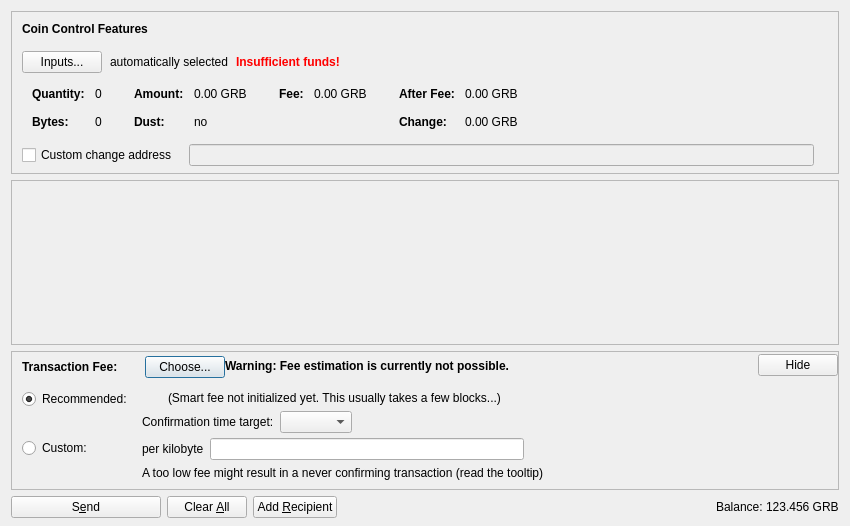
<?xml version="1.0" encoding="UTF-8"?>
<ui version="4.0">
 <class>SendCoinsDialog</class>
 <widget class="QDialog" name="SendCoinsDialog">
  <property name="geometry">
   <rect>
    <x>0</x>
    <y>0</y>
    <width>850</width>
    <height>526</height>
   </rect>
  </property>
  <property name="windowTitle">
   <string>Send Coins</string>
  </property>
  <layout class="QVBoxLayout" name="verticalLayout" stretch="0,1,0,0">
   <property name="bottomMargin">
    <number>8</number>
   </property>
   <item>
    <widget class="QFrame" name="frameCoinControl">
     <property name="sizePolicy">
      <sizepolicy hsizetype="Expanding" vsizetype="Expanding">
       <horstretch>0</horstretch>
       <verstretch>0</verstretch>
      </sizepolicy>
     </property>
     <property name="maximumSize">
      <size>
       <width>16777215</width>
       <height>16777215</height>
      </size>
     </property>
     <property name="frameShape">
      <enum>QFrame::StyledPanel</enum>
     </property>
     <property name="frameShadow">
      <enum>QFrame::Sunken</enum>
     </property>
     <layout class="QVBoxLayout" name="verticalLayoutCoinControl2">
      <property name="spacing">
       <number>0</number>
      </property>
      <property name="leftMargin">
       <number>0</number>
      </property>
      <property name="topMargin">
       <number>0</number>
      </property>
      <property name="rightMargin">
       <number>0</number>
      </property>
      <property name="bottomMargin">
       <number>6</number>
      </property>
      <item>
       <layout class="QVBoxLayout" name="verticalLayoutCoinControl" stretch="0,0,0,0,1">
        <property name="spacing">
         <number>0</number>
        </property>
        <property name="leftMargin">
         <number>10</number>
        </property>
        <property name="topMargin">
         <number>10</number>
        </property>
        <item>
         <layout class="QHBoxLayout" name="horizontalLayoutCoinControl1">
          <property name="bottomMargin">
           <number>15</number>
          </property>
          <item>
           <widget class="QLabel" name="labelCoinControlFeatures">
            <property name="sizePolicy">
             <sizepolicy hsizetype="Preferred" vsizetype="Maximum">
              <horstretch>0</horstretch>
              <verstretch>0</verstretch>
             </sizepolicy>
            </property>
            <property name="font">
             <font>
              <weight>75</weight>
              <bold>true</bold>
             </font>
            </property>
            <property name="styleSheet">
             <string notr="true">font-weight:bold;</string>
            </property>
            <property name="text">
             <string>Coin Control Features</string>
            </property>
           </widget>
          </item>
         </layout>
        </item>
        <item>
         <layout class="QHBoxLayout" name="horizontalLayoutCoinControl2" stretch="0,0,0,0">
          <property name="spacing">
           <number>8</number>
          </property>
          <property name="bottomMargin">
           <number>10</number>
          </property>
          <item>
           <widget class="QPushButton" name="pushButtonCoinControl">
            <property name="styleSheet">
             <string notr="true"/>
            </property>
            <property name="text">
             <string>Inputs...</string>
            </property>
            <property name="autoDefault">
             <bool>false</bool>
            </property>
           </widget>
          </item>
          <item>
           <widget class="QLabel" name="labelCoinControlAutomaticallySelected">
            <property name="text">
             <string>automatically selected</string>
            </property>
            <property name="margin">
             <number>5</number>
            </property>
           </widget>
          </item>
          <item>
           <widget class="QLabel" name="labelCoinControlInsuffFunds">
            <property name="font">
             <font>
              <weight>75</weight>
              <bold>true</bold>
             </font>
            </property>
            <property name="styleSheet">
             <string notr="true">color:red;font-weight:bold;</string>
            </property>
            <property name="text">
             <string>Insufficient funds!</string>
            </property>
            <property name="margin">
             <number>5</number>
            </property>
           </widget>
          </item>
          <item>
           <spacer name="horizontalSpacerCoinControl">
            <property name="orientation">
             <enum>Qt::Horizontal</enum>
            </property>
            <property name="sizeHint" stdset="0">
             <size>
              <width>40</width>
              <height>1</height>
             </size>
            </property>
           </spacer>
          </item>
         </layout>
        </item>
        <item>
         <widget class="QWidget" name="widgetCoinControl" native="true">
          <property name="sizePolicy">
           <sizepolicy hsizetype="Preferred" vsizetype="Preferred">
            <horstretch>0</horstretch>
            <verstretch>0</verstretch>
           </sizepolicy>
          </property>
          <property name="minimumSize">
           <size>
            <width>0</width>
            <height>0</height>
           </size>
          </property>
          <property name="styleSheet">
           <string notr="true"/>
          </property>
          <layout class="QHBoxLayout" name="horizontalLayoutCoinControl5">
           <property name="leftMargin">
            <number>0</number>
           </property>
           <property name="topMargin">
            <number>0</number>
           </property>
           <property name="rightMargin">
            <number>0</number>
           </property>
           <property name="bottomMargin">
            <number>0</number>
           </property>
           <item>
            <layout class="QHBoxLayout" name="horizontalLayoutCoinControl3" stretch="0,0,0,1">
             <property name="spacing">
              <number>20</number>
             </property>
             <property name="topMargin">
              <number>0</number>
             </property>
             <property name="bottomMargin">
              <number>10</number>
             </property>
             <item>
              <layout class="QFormLayout" name="formLayoutCoinControl1">
               <property name="horizontalSpacing">
                <number>10</number>
               </property>
               <property name="verticalSpacing">
                <number>14</number>
               </property>
               <property name="leftMargin">
                <number>10</number>
               </property>
               <property name="topMargin">
                <number>4</number>
               </property>
               <property name="rightMargin">
                <number>6</number>
               </property>
               <item row="0" column="0">
                <widget class="QLabel" name="labelCoinControlQuantityText">
                 <property name="font">
                  <font>
                   <weight>75</weight>
                   <bold>true</bold>
                  </font>
                 </property>
                 <property name="text">
                  <string>Quantity:</string>
                 </property>
                 <property name="margin">
                  <number>0</number>
                 </property>
                </widget>
               </item>
               <item row="0" column="1">
                <widget class="QLabel" name="labelCoinControlQuantity">
                 <property name="cursor">
                  <cursorShape>IBeamCursor</cursorShape>
                 </property>
                 <property name="contextMenuPolicy">
                  <enum>Qt::ActionsContextMenu</enum>
                 </property>
                 <property name="text">
                  <string notr="true">0</string>
                 </property>
                 <property name="margin">
                  <number>0</number>
                 </property>
                 <property name="textInteractionFlags">
                  <set>Qt::LinksAccessibleByMouse|Qt::TextSelectableByKeyboard|Qt::TextSelectableByMouse</set>
                 </property>
                </widget>
               </item>
               <item row="1" column="0">
                <widget class="QLabel" name="labelCoinControlBytesText">
                 <property name="font">
                  <font>
                   <weight>75</weight>
                   <bold>true</bold>
                  </font>
                 </property>
                 <property name="text">
                  <string>Bytes:</string>
                 </property>
                </widget>
               </item>
               <item row="1" column="1">
                <widget class="QLabel" name="labelCoinControlBytes">
                 <property name="cursor">
                  <cursorShape>IBeamCursor</cursorShape>
                 </property>
                 <property name="contextMenuPolicy">
                  <enum>Qt::ActionsContextMenu</enum>
                 </property>
                 <property name="text">
                  <string notr="true">0</string>
                 </property>
                 <property name="textInteractionFlags">
                  <set>Qt::LinksAccessibleByMouse|Qt::TextSelectableByKeyboard|Qt::TextSelectableByMouse</set>
                 </property>
                </widget>
               </item>
              </layout>
             </item>
             <item>
              <layout class="QFormLayout" name="formLayoutCoinControl2">
               <property name="horizontalSpacing">
                <number>10</number>
               </property>
               <property name="verticalSpacing">
                <number>14</number>
               </property>
               <property name="leftMargin">
                <number>6</number>
               </property>
               <property name="topMargin">
                <number>4</number>
               </property>
               <property name="rightMargin">
                <number>6</number>
               </property>
               <item row="0" column="0">
                <widget class="QLabel" name="labelCoinControlAmountText">
                 <property name="font">
                  <font>
                   <weight>75</weight>
                   <bold>true</bold>
                  </font>
                 </property>
                 <property name="text">
                  <string>Amount:</string>
                 </property>
                 <property name="margin">
                  <number>0</number>
                 </property>
                </widget>
               </item>
               <item row="0" column="1">
                <widget class="QLabel" name="labelCoinControlAmount">
                 <property name="cursor">
                  <cursorShape>IBeamCursor</cursorShape>
                 </property>
                 <property name="contextMenuPolicy">
                  <enum>Qt::ActionsContextMenu</enum>
                 </property>
                 <property name="text">
                  <string notr="true">0.00 GRB</string>
                 </property>
                 <property name="textInteractionFlags">
                  <set>Qt::LinksAccessibleByMouse|Qt::TextSelectableByKeyboard|Qt::TextSelectableByMouse</set>
                 </property>
                </widget>
               </item>
               <item row="1" column="0">
                <widget class="QLabel" name="labelCoinControlLowOutputText">
                 <property name="font">
                  <font>
                   <weight>75</weight>
                   <bold>true</bold>
                  </font>
                 </property>
                 <property name="text">
                  <string>Dust:</string>
                 </property>
                </widget>
               </item>
               <item row="1" column="1">
                <widget class="QLabel" name="labelCoinControlLowOutput">
                 <property name="cursor">
                  <cursorShape>IBeamCursor</cursorShape>
                 </property>
                 <property name="contextMenuPolicy">
                  <enum>Qt::ActionsContextMenu</enum>
                 </property>
                 <property name="text">
                  <string notr="true">no</string>
                 </property>
                 <property name="textInteractionFlags">
                  <set>Qt::LinksAccessibleByMouse|Qt::TextSelectableByKeyboard|Qt::TextSelectableByMouse</set>
                 </property>
                </widget>
               </item>
              </layout>
             </item>
             <item>
              <layout class="QFormLayout" name="formLayoutCoinControl3">
               <property name="horizontalSpacing">
                <number>10</number>
               </property>
               <property name="verticalSpacing">
                <number>14</number>
               </property>
               <property name="leftMargin">
                <number>6</number>
               </property>
               <property name="topMargin">
                <number>4</number>
               </property>
               <property name="rightMargin">
                <number>6</number>
               </property>
               <item row="0" column="0">
                <widget class="QLabel" name="labelCoinControlFeeText">
                 <property name="font">
                  <font>
                   <weight>75</weight>
                   <bold>true</bold>
                  </font>
                 </property>
                 <property name="text">
                  <string>Fee:</string>
                 </property>
                 <property name="margin">
                  <number>0</number>
                 </property>
                </widget>
               </item>
               <item row="0" column="1">
                <widget class="QLabel" name="labelCoinControlFee">
                 <property name="cursor">
                  <cursorShape>IBeamCursor</cursorShape>
                 </property>
                 <property name="contextMenuPolicy">
                  <enum>Qt::ActionsContextMenu</enum>
                 </property>
                 <property name="text">
                  <string notr="true">0.00 GRB</string>
                 </property>
                 <property name="textInteractionFlags">
                  <set>Qt::LinksAccessibleByMouse|Qt::TextSelectableByKeyboard|Qt::TextSelectableByMouse</set>
                 </property>
                </widget>
               </item>
              </layout>
             </item>
             <item>
              <layout class="QFormLayout" name="formLayoutCoinControl4">
               <property name="horizontalSpacing">
                <number>10</number>
               </property>
               <property name="verticalSpacing">
                <number>14</number>
               </property>
               <property name="leftMargin">
                <number>6</number>
               </property>
               <property name="topMargin">
                <number>4</number>
               </property>
               <property name="rightMargin">
                <number>6</number>
               </property>
               <item row="0" column="0">
                <widget class="QLabel" name="labelCoinControlAfterFeeText">
                 <property name="font">
                  <font>
                   <weight>75</weight>
                   <bold>true</bold>
                  </font>
                 </property>
                 <property name="text">
                  <string>After Fee:</string>
                 </property>
                 <property name="margin">
                  <number>0</number>
                 </property>
                </widget>
               </item>
               <item row="0" column="1">
                <widget class="QLabel" name="labelCoinControlAfterFee">
                 <property name="cursor">
                  <cursorShape>IBeamCursor</cursorShape>
                 </property>
                 <property name="contextMenuPolicy">
                  <enum>Qt::ActionsContextMenu</enum>
                 </property>
                 <property name="text">
                  <string notr="true">0.00 GRB</string>
                 </property>
                 <property name="textInteractionFlags">
                  <set>Qt::LinksAccessibleByMouse|Qt::TextSelectableByKeyboard|Qt::TextSelectableByMouse</set>
                 </property>
                </widget>
               </item>
               <item row="1" column="0">
                <widget class="QLabel" name="labelCoinControlChangeText">
                 <property name="font">
                  <font>
                   <weight>75</weight>
                   <bold>true</bold>
                  </font>
                 </property>
                 <property name="text">
                  <string>Change:</string>
                 </property>
                </widget>
               </item>
               <item row="1" column="1">
                <widget class="QLabel" name="labelCoinControlChange">
                 <property name="cursor">
                  <cursorShape>IBeamCursor</cursorShape>
                 </property>
                 <property name="contextMenuPolicy">
                  <enum>Qt::ActionsContextMenu</enum>
                 </property>
                 <property name="text">
                  <string notr="true">0.00 GRB</string>
                 </property>
                 <property name="textInteractionFlags">
                  <set>Qt::LinksAccessibleByMouse|Qt::TextSelectableByKeyboard|Qt::TextSelectableByMouse</set>
                 </property>
                </widget>
               </item>
              </layout>
             </item>
            </layout>
           </item>
          </layout>
         </widget>
        </item>
        <item>
         <layout class="QHBoxLayout" name="horizontalLayoutCoinControl4" stretch="0,0,0">
          <property name="spacing">
           <number>12</number>
          </property>
          <property name="sizeConstraint">
           <enum>QLayout::SetDefaultConstraint</enum>
          </property>
          <property name="topMargin">
           <number>5</number>
          </property>
          <property name="rightMargin">
           <number>5</number>
          </property>
          <item>
           <widget class="QCheckBox" name="checkBoxCoinControlChange">
            <property name="toolTip">
             <string>If this is activated, but the change address is empty or invalid, change will be sent to a newly generated address.</string>
            </property>
            <property name="text">
             <string>Custom change address</string>
            </property>
           </widget>
          </item>
          <item>
           <widget class="QValidatedLineEdit" name="lineEditCoinControlChange">
            <property name="enabled">
             <bool>false</bool>
            </property>
            <property name="sizePolicy">
             <sizepolicy hsizetype="Expanding" vsizetype="Fixed">
              <horstretch>0</horstretch>
              <verstretch>0</verstretch>
             </sizepolicy>
            </property>
           </widget>
          </item>
          <item>
           <widget class="QLabel" name="labelCoinControlChangeLabel">
            <property name="sizePolicy">
             <sizepolicy hsizetype="Preferred" vsizetype="Expanding">
              <horstretch>0</horstretch>
              <verstretch>0</verstretch>
             </sizepolicy>
            </property>
            <property name="minimumSize">
             <size>
              <width>0</width>
              <height>0</height>
             </size>
            </property>
            <property name="text">
             <string/>
            </property>
            <property name="margin">
             <number>3</number>
            </property>
           </widget>
          </item>
         </layout>
        </item>
        <item>
         <spacer name="verticalSpacerCoinControl">
          <property name="orientation">
           <enum>Qt::Vertical</enum>
          </property>
          <property name="sizeHint" stdset="0">
           <size>
            <width>800</width>
            <height>1</height>
           </size>
          </property>
         </spacer>
        </item>
       </layout>
      </item>
     </layout>
    </widget>
   </item>
   <item>
    <widget class="QScrollArea" name="scrollArea">
     <property name="widgetResizable">
      <bool>true</bool>
     </property>
     <widget class="QWidget" name="scrollAreaWidgetContents">
      <property name="geometry">
       <rect>
        <x>0</x>
        <y>0</y>
        <width>830</width>
        <height>104</height>
       </rect>
      </property>
      <layout class="QVBoxLayout" name="verticalLayout_2" stretch="0,1">
       <property name="leftMargin">
        <number>0</number>
       </property>
       <property name="topMargin">
        <number>0</number>
       </property>
       <property name="rightMargin">
        <number>0</number>
       </property>
       <property name="bottomMargin">
        <number>0</number>
       </property>
       <item>
        <layout class="QVBoxLayout" name="entries">
         <property name="spacing">
          <number>6</number>
         </property>
        </layout>
       </item>
       <item>
        <spacer name="verticalSpacer">
         <property name="orientation">
          <enum>Qt::Vertical</enum>
         </property>
         <property name="sizeHint" stdset="0">
          <size>
           <width>20</width>
           <height>40</height>
          </size>
         </property>
        </spacer>
       </item>
      </layout>
     </widget>
    </widget>
   </item>
   <item>
    <widget class="QFrame" name="frameFee">
     <property name="sizePolicy">
      <sizepolicy hsizetype="Expanding" vsizetype="Expanding">
       <horstretch>0</horstretch>
       <verstretch>0</verstretch>
      </sizepolicy>
     </property>
     <property name="maximumSize">
      <size>
       <width>16777215</width>
       <height>16777215</height>
      </size>
     </property>
     <property name="frameShape">
      <enum>QFrame::StyledPanel</enum>
     </property>
     <property name="frameShadow">
      <enum>QFrame::Sunken</enum>
     </property>
     <layout class="QVBoxLayout" name="verticalLayoutFee1">
      <property name="spacing">
       <number>0</number>
      </property>
      <property name="leftMargin">
       <number>0</number>
      </property>
      <property name="topMargin">
       <number>0</number>
      </property>
      <property name="rightMargin">
       <number>0</number>
      </property>
      <property name="bottomMargin">
       <number>0</number>
      </property>
      <item>
       <layout class="QVBoxLayout" name="verticalLayoutFee2" stretch="0,0,0">
        <property name="spacing">
         <number>0</number>
        </property>
        <property name="leftMargin">
         <number>10</number>
        </property>
        <property name="topMargin">
         <number>0</number>
        </property>
        <item>
         <layout class="QHBoxLayout" name="horizontalLayoutFee1">
          <property name="bottomMargin">
           <number>0</number>
          </property>
          <item>
           <layout class="QVBoxLayout" name="verticalLayoutFee7">
            <property name="spacing">
             <number>0</number>
            </property>
            <item>
             <spacer name="verticalSpacerSmartFee">
              <property name="orientation">
               <enum>Qt::Vertical</enum>
              </property>
              <property name="sizeType">
               <enum>QSizePolicy::Fixed</enum>
              </property>
              <property name="sizeHint" stdset="0">
               <size>
                <width>1</width>
                <height>4</height>
               </size>
              </property>
             </spacer>
            </item>
            <item>
             <layout class="QHBoxLayout" name="horizontalLayoutSmartFee">
              <property name="spacing">
               <number>10</number>
              </property>
              <item>
               <widget class="QLabel" name="labelFeeHeadline">
                <property name="sizePolicy">
                 <sizepolicy hsizetype="Preferred" vsizetype="Maximum">
                  <horstretch>0</horstretch>
                  <verstretch>0</verstretch>
                 </sizepolicy>
                </property>
                <property name="font">
                 <font>
                  <weight>75</weight>
                  <bold>true</bold>
                 </font>
                </property>
                <property name="styleSheet">
                 <string notr="true">font-weight:bold;</string>
                </property>
                <property name="text">
                 <string>Transaction Fee:</string>
                </property>
               </widget>
              </item>
              <item>
               <widget class="QLabel" name="labelFeeMinimized">
                <property name="text">
                 <string/>
                </property>
               </widget>
              </item>
              <item>
               <widget class="QPushButton" name="buttonChooseFee">
                <property name="text">
                 <string>Choose...</string>
                </property>
               </widget>
              </item>
             </layout>
            </item>
            <item>
             <spacer name="verticalSpacer_5">
              <property name="orientation">
               <enum>Qt::Vertical</enum>
              </property>
              <property name="sizeHint" stdset="0">
               <size>
                <width>1</width>
                <height>1</height>
               </size>
              </property>
             </spacer>
            </item>
           </layout>
          </item>
          <item>
           <widget class="QLabel" name="fallbackFeeWarningLabel">
            <property name="toolTip">
             <string>Using the fallbackfee can result in sending a transaction that will take several hours or days (or never) to confirm. Consider choosing your fee manually or wait until you have validated the complete chain.</string>
            </property>
            <property name="font">
            <font>
                <weight>75</weight>
                <bold>true</bold>
            </font>
            </property>
            <property name="text">
             <string>Warning: Fee estimation is currently not possible.</string>
            </property>
            <property name="wordWrap">
             <bool>false</bool>
            </property>
           </widget>
          </item>
          <item>
           <spacer name="horizontalSpacer_4">
            <property name="orientation">
             <enum>Qt::Horizontal</enum>
            </property>
            <property name="sizeType">
             <enum>QSizePolicy::MinimumExpanding</enum>
            </property>
            <property name="sizeHint" stdset="0">
             <size>
              <width>40</width>
              <height>20</height>
             </size>
            </property>
           </spacer>
          </item>
          <item>
           <widget class="QPushButton" name="buttonMinimizeFee">
            <property name="toolTip">
             <string>collapse fee-settings</string>
            </property>
            <property name="text">
             <string>Hide</string>
            </property>
           </widget>
          </item>
         </layout>
        </item>
        <item>
         <widget class="QFrame" name="frameFeeSelection">
          <layout class="QVBoxLayout" name="verticalLayoutFee12">
           <property name="spacing">
            <number>0</number>
           </property>
           <property name="leftMargin">
            <number>0</number>
           </property>
           <property name="topMargin">
            <number>0</number>
           </property>
           <property name="rightMargin">
            <number>0</number>
           </property>
           <property name="bottomMargin">
            <number>0</number>
           </property>
           <item>
            <layout class="QGridLayout" name="gridLayoutFee">
             <property name="topMargin">
              <number>10</number>
             </property>
             <property name="bottomMargin">
              <number>4</number>
             </property>
             <property name="horizontalSpacing">
              <number>10</number>
             </property>
             <property name="verticalSpacing">
              <number>4</number>
             </property>
             <item row="1" column="1">
              <layout class="QVBoxLayout" name="verticalLayoutFee8">
               <property name="spacing">
                <number>6</number>
               </property>
               <item>
                <layout class="QHBoxLayout" name="horizontalLayoutFee13">
                 <item>
                  <widget class="QLabel" name="labelCustomPerKilobyte">
                   <property name="toolTip">
                    <string>Specify a custom fee per kB (1,000 bytes) of the transaction's virtual size.

Note:  Since the fee is calculated on a per-byte basis, a fee of "100 satoshis per kB" for a transaction size of 500 bytes (half of 1 kB) would ultimately yield a fee of only 50 satoshis.</string>
                   </property>
                   <property name="text">
                    <string>per kilobyte</string>
                   </property>
                  </widget>
                 </item>
                 <item>
                  <widget class="BitcoinAmountField" name="customFee"/>
                 </item>
                 <item>
                  <spacer name="horizontalSpacer_6">
                   <property name="orientation">
                    <enum>Qt::Horizontal</enum>
                   </property>
                   <property name="sizeHint" stdset="0">
                    <size>
                     <width>1</width>
                     <height>1</height>
                    </size>
                   </property>
                  </spacer>
                 </item>
                </layout>
               </item>
               <item>
                <layout class="QHBoxLayout" name="horizontalLayoutFee8">
                 <item>
                  <widget class="QLabel" name="labelCustomFeeWarning">
                   <property name="enabled">
                    <bool>true</bool>
                   </property>
                   <property name="toolTip">
                    <string>When there is less transaction volume than space in the blocks, miners as well as relaying nodes may enforce a minimum fee. Paying only this minimum fee is just fine, but be aware that this can result in a never confirming transaction once there is more demand for gyarabium transactions than the network can process.</string>
                   </property>
                   <property name="text">
                    <string>A too low fee might result in a never confirming transaction (read the tooltip)</string>
                   </property>
                  </widget>
                 </item>
                 <item>
                  <spacer name="horizontalSpacer_2">
                   <property name="orientation">
                    <enum>Qt::Horizontal</enum>
                   </property>
                   <property name="sizeHint" stdset="0">
                    <size>
                     <width>1</width>
                     <height>1</height>
                    </size>
                   </property>
                  </spacer>
                 </item>
                </layout>
               </item>
              </layout>
             </item>
             <item row="0" column="0">
              <layout class="QVBoxLayout" name="verticalLayoutFee4" stretch="0,1">
               <item>
                <widget class="QRadioButton" name="radioSmartFee">
                 <property name="text">
                  <string>Recommended:</string>
                 </property>
                 <property name="checked">
                  <bool>true</bool>
                 </property>
                 <attribute name="buttonGroup">
                  <string notr="true">groupFee</string>
                 </attribute>
                </widget>
               </item>
               <item>
                <spacer name="verticalSpacer_2">
                 <property name="orientation">
                  <enum>Qt::Vertical</enum>
                 </property>
                 <property name="sizeHint" stdset="0">
                  <size>
                   <width>1</width>
                   <height>1</height>
                  </size>
                 </property>
                </spacer>
               </item>
              </layout>
             </item>
             <item row="1" column="0">
              <layout class="QVBoxLayout" name="verticalLayoutFee9" stretch="0,1">
               <item>
                <widget class="QRadioButton" name="radioCustomFee">
                 <property name="text">
                  <string>Custom:</string>
                 </property>
                 <attribute name="buttonGroup">
                  <string notr="true">groupFee</string>
                 </attribute>
                </widget>
               </item>
               <item>
                <spacer name="verticalSpacer_6">
                 <property name="orientation">
                  <enum>Qt::Vertical</enum>
                 </property>
                 <property name="sizeHint" stdset="0">
                  <size>
                   <width>1</width>
                   <height>1</height>
                  </size>
                 </property>
                </spacer>
               </item>
              </layout>
             </item>
             <item row="0" column="1">
              <layout class="QVBoxLayout" name="verticalLayoutFee3" stretch="0,0,1">
               <property name="spacing">
                <number>6</number>
               </property>
               <property name="topMargin">
                <number>2</number>
               </property>
               <item>
                <layout class="QHBoxLayout" name="horizontalLayoutFee12">
                 <item>
                  <widget class="QLabel" name="labelSmartFee">
                   <property name="text">
                    <string/>
                   </property>
                  </widget>
                 </item>
                 <item>
                  <widget class="QLabel" name="labelFeeEstimation">
                   <property name="text">
                    <string/>
                   </property>
                  </widget>
                 </item>
                 <item>
                  <widget class="QLabel" name="labelSmartFee2">
                   <property name="text">
                    <string>(Smart fee not initialized yet. This usually takes a few blocks...)</string>
                   </property>
                  </widget>
                 </item>
                 <item>
                  <spacer name="horizontalSpacer_5">
                   <property name="orientation">
                    <enum>Qt::Horizontal</enum>
                   </property>
                   <property name="sizeHint" stdset="0">
                    <size>
                     <width>1</width>
                     <height>1</height>
                    </size>
                   </property>
                  </spacer>
                 </item>
                </layout>
               </item>
               <item>
                <layout class="QHBoxLayout" name="horizontalLayoutFee9">
                 <item>
                  <layout class="QVBoxLayout" name="verticalLayoutFee6">
                   <item>
                    <widget class="QLabel" name="labelSmartFee3">
                     <property name="text">
                      <string>Confirmation time target:</string>
                     </property>
                    </widget>
                   </item>
                  </layout>
                 </item>
                 <item>
                  <layout class="QVBoxLayout" name="verticalLayoutFee5">
                   <property name="rightMargin">
                    <number>30</number>
                   </property>
                   <item>
                    <layout class="QHBoxLayout" name="horizontalLayoutConfTarget">
                     <property name="bottomMargin">
                      <number>0</number>
                     </property>
                     <item>
                      <widget class="QComboBox" name="confTargetSelector"/>
                     </item>
                     <item>
                      <spacer name="horizontalSpacerConfTarget">
                       <property name="orientation">
                        <enum>Qt::Horizontal</enum>
                       </property>
                       <property name="sizeHint" stdset="0">
                        <size>
                         <width>40</width>
                         <height>20</height>
                        </size>
                       </property>
                      </spacer>
                     </item>
                    </layout>
                   </item>
                  </layout>
                 </item>
                </layout>
               </item>
               <item>
                <spacer name="verticalSpacer_4">
                 <property name="orientation">
                  <enum>Qt::Vertical</enum>
                 </property>
                 <property name="sizeHint" stdset="0">
                  <size>
                   <width>1</width>
                   <height>1</height>
                  </size>
                 </property>
                </spacer>
               </item>
              </layout>
             </item>
            </layout>
           </item>
          </layout>
         </widget>
        </item>
        <item>
         <spacer name="verticalSpacerFee">
          <property name="orientation">
           <enum>Qt::Vertical</enum>
          </property>
          <property name="sizeHint" stdset="0">
           <size>
            <width>40</width>
            <height>5</height>
           </size>
          </property>
         </spacer>
        </item>
       </layout>
      </item>
     </layout>
    </widget>
   </item>
   <item>
    <layout class="QHBoxLayout" name="horizontalLayout">
     <item>
      <widget class="QPushButton" name="sendButton">
       <property name="minimumSize">
        <size>
         <width>150</width>
         <height>0</height>
        </size>
       </property>
       <property name="toolTip">
        <string>Confirm the send action</string>
       </property>
       <property name="text">
        <string>S&amp;end</string>
       </property>
       <property name="icon">
        <iconset resource="../bitcoin.qrc">
         <normaloff>:/icons/send</normaloff>:/icons/send</iconset>
       </property>
       <property name="autoDefault">
        <bool>false</bool>
       </property>
       <property name="default">
        <bool>false</bool>
       </property>
      </widget>
     </item>
     <item>
      <widget class="QPushButton" name="clearButton">
       <property name="sizePolicy">
        <sizepolicy hsizetype="Minimum" vsizetype="Fixed">
         <horstretch>0</horstretch>
         <verstretch>0</verstretch>
        </sizepolicy>
       </property>
       <property name="toolTip">
        <string>Clear all fields of the form.</string>
       </property>
       <property name="text">
        <string>Clear &amp;All</string>
       </property>
       <property name="icon">
        <iconset resource="../bitcoin.qrc">
         <normaloff>:/icons/remove</normaloff>:/icons/remove</iconset>
       </property>
       <property name="autoDefault">
        <bool>false</bool>
       </property>
      </widget>
     </item>
     <item>
      <widget class="QPushButton" name="addButton">
       <property name="toolTip">
        <string>Send to multiple recipients at once</string>
       </property>
       <property name="text">
        <string>Add &amp;Recipient</string>
       </property>
       <property name="icon">
        <iconset resource="../bitcoin.qrc">
         <normaloff>:/icons/add</normaloff>:/icons/add</iconset>
       </property>
       <property name="autoDefault">
        <bool>false</bool>
       </property>
      </widget>
     </item>
     <item>
      <spacer name="horizontalSpacer">
       <property name="orientation">
        <enum>Qt::Horizontal</enum>
       </property>
       <property name="sizeHint" stdset="0">
        <size>
         <width>40</width>
         <height>20</height>
        </size>
       </property>
      </spacer>
     </item>
     <item>
      <layout class="QHBoxLayout" name="horizontalLayout_2">
       <property name="spacing">
        <number>3</number>
       </property>
       <item>
        <widget class="QLabel" name="label">
         <property name="sizePolicy">
          <sizepolicy hsizetype="Preferred" vsizetype="Fixed">
           <horstretch>0</horstretch>
           <verstretch>0</verstretch>
          </sizepolicy>
         </property>
         <property name="text">
          <string>Balance:</string>
         </property>
        </widget>
       </item>
       <item>
        <widget class="QLabel" name="labelBalance">
         <property name="sizePolicy">
          <sizepolicy hsizetype="Preferred" vsizetype="Fixed">
           <horstretch>0</horstretch>
           <verstretch>0</verstretch>
          </sizepolicy>
         </property>
         <property name="cursor">
          <cursorShape>IBeamCursor</cursorShape>
         </property>
         <property name="text">
          <string notr="true">123.456 GRB</string>
         </property>
         <property name="textInteractionFlags">
          <set>Qt::LinksAccessibleByMouse|Qt::TextSelectableByKeyboard|Qt::TextSelectableByMouse</set>
         </property>
        </widget>
       </item>
      </layout>
     </item>
    </layout>
   </item>
  </layout>
 </widget>
 <customwidgets>
  <customwidget>
   <class>QValidatedLineEdit</class>
   <extends>QLineEdit</extends>
   <header>qt/qvalidatedlineedit.h</header>
  </customwidget>
  <customwidget>
   <class>BitcoinAmountField</class>
   <extends>QLineEdit</extends>
   <header>qt/bitcoinamountfield.h</header>
   <container>1</container>
  </customwidget>
 </customwidgets>
 <resources>
  <include location="../bitcoin.qrc"/>
 </resources>
 <connections/>
 <buttongroups>
  <buttongroup name="groupFee"/>
 </buttongroups>
</ui>
